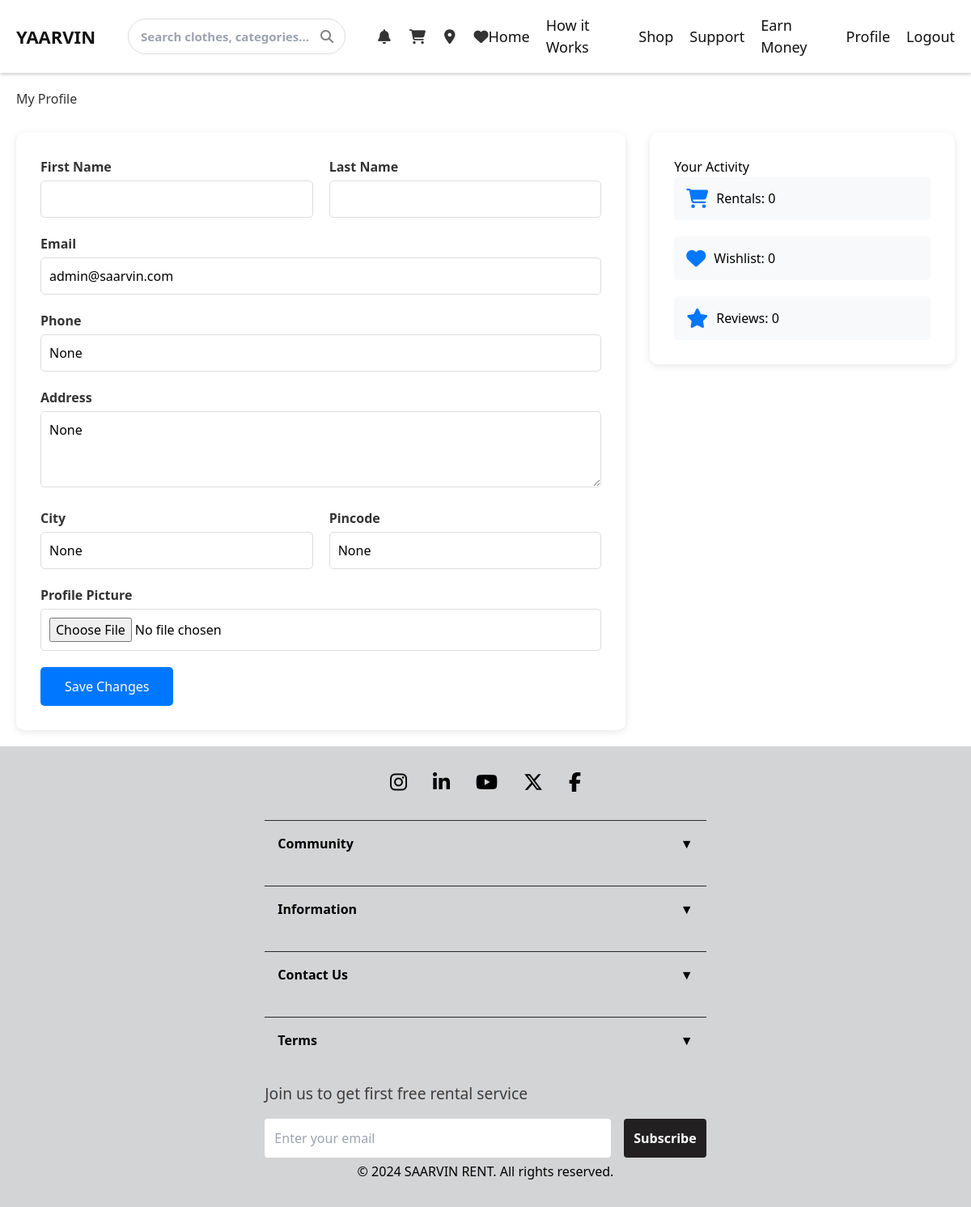
The page /accounts/profile/ (signed in) on the database its author committed.
### accounts/models.py (models this page shows, shortened)
class User(AbstractUser):
    phone = models.CharField(max_length=15, blank=True, null=True)
    address = models.TextField(blank=True, null=True)
    city = models.CharField(max_length=100, blank=True, null=True)
    pincode = models.CharField(max_length=10, blank=True, null=True)
    profile_picture = models.ImageField(upload_to='profiles/', blank=True, null=True)
    is_verified = models.BooleanField(default=False)
    created_at = models.DateTimeField(auto_now_add=True)
    updated_at = models.DateTimeField(auto_now=True)

### accounts/views.py (the view, shortened to what this page needs)
# urls.py: path('profile/', views.profile, name='profile'),
@login_required
def profile(request):
    return render(request, 'profile.html')

### templates/profile.html (shortened to what this page needs)
{% extends 'base.html' %}
{% load static %}
{% block content %}
<div class="profile-container">
    <div class="profile-header">
        <h2>My Profile</h2>
    </div>
    <div class="profile-content">
        <div class="profile-info">
            <form method="post" enctype="multipart/form-data">
                <div class="form-row">
                    <div class="form-group">
                        <label>First Name</label>
                        <input type="text" name="first_name" value="{{ user.first_name }}">
                    </div>
                    <div class="form-group">
                        <label>Last Name</label>
                        <input type="text" name="last_name" value="{{ user.last_name }}">
                    </div>
                </div>
                <div class="form-group">
                    <label>Email</label>
                    <input type="email" name="email" value="{{ user.email }}">
                </div>
                <div class="form-group">
                    <label>Phone</label>
                    <input type="tel" name="phone" value="{{ user.phone }}">
                </div>
                <div class="form-group">
                    <label>Address</label>
                    <textarea name="address" rows="3">{{ user.address }}</textarea>
                </div>
                <div class="form-row">
                    <div class="form-group">
                        <label>City</label>
                        <input type="text" name="city" value="{{ user.city }}">
                    </div>
                    <div class="form-group">
                        <label>Pincode</label>
                        <input type="text" name="pincode" value="{{ user.pincode }}">
                    </div>
                </div>
                <div class="form-group">
                    <label>Profile Picture</label>
                    <input type="file" name="profile_picture" accept="image/*">
                </div>
                <button type="submit" class="save-btn">Save Changes</button>
            </form>
        </div>
        <div class="profile-stats">
            <h3>Your Activity</h3>
            <div class="stats-grid">
                <div class="stat-item">
                    <i class="fas fa-shopping-cart"></i>
                    <span>Rentals: 0</span>
                </div>
                <div class="stat-item">
                    <i class="fas fa-heart"></i>
                    <span>Wishlist: 0</span>
                </div>
                <div class="stat-item">
                    <i class="fas fa-star"></i>
                    <span>Reviews: 0</span>
                </div>
            </div>
        </div>
    </div>
</div>
{% endblock %}

### static/css/style.css (style rules this page uses)
* { box-sizing: border-box; margin: 0; padding: 0; }
body { font-family: "Segoe UI", sans-serif; }

### templates/profile.html (style rules this page uses)
.profile-container { max-width: 1200px; margin: 0 auto; padding: 20px; }
.profile-header h2 { color: #333; margin-bottom: 30px; }
.profile-content { display: grid; grid-template-columns: 2fr 1fr; gap: 30px; }
.profile-info { background: #fff; padding: 30px; border-radius: 10px; box-shadow: 0 2px 10px rgba(0,0,0,0.1); }
.form-row { display: grid; grid-template-columns: 1fr 1fr; gap: 20px; }
.form-group { margin-bottom: 20px; }
.form-group label { display: block; margin-bottom: 5px; font-weight: 600; color: #333; }
.form-group input, .form-group textarea { width: 100%; padding: 10px; border: 1px solid #ddd; border-radius: 5px; font-size: 1em; }
.save-btn { background: #0077ff; color: white; padding: 12px 30px; border: none; border-radius: 5px; font-size: 1em; cursor: pointer; }
.profile-stats { background: #fff; padding: 30px; border-radius: 10px; box-shadow: 0 2px 10px rgba(0,0,0,0.1); height: fit-content; }
.stats-grid { display: grid; gap: 20px; }
.stat-item { display: flex; align-items: center; gap: 10px; padding: 15px; background: #f8f9fa; border-radius: 5px; }
.stat-item i { font-size: 1.5em; color: #0077ff; }

### rows shown on the page
User: email "admin@saarvin.com", phone "None", address "None", city "None", pincode "None"
